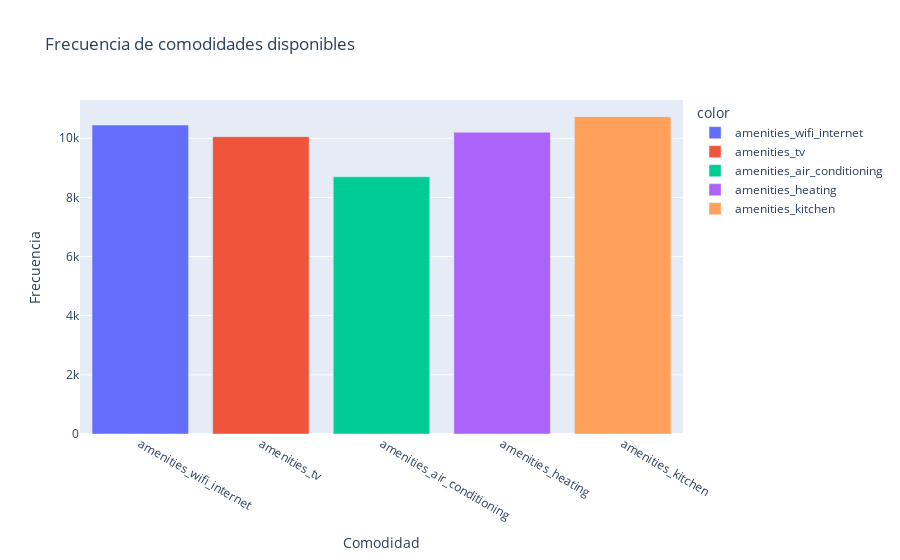

The notebook cell saved with this chart:
### Markdown cell above
### Mergeamos los distintos dataframe para poder graficar

### Code cell
# Contar la cantidad de veces que cada comodidad es True (por ejemplo, 1 significa que la comodidad está presente)
amenities_columns = ['amenities_wifi_internet', 'amenities_tv', 'amenities_air_conditioning', 'amenities_heating', 'amenities_kitchen']
amenities_count = df_property[amenities_columns].sum()

# Crear un gráfico de barras
fig = px.bar(
    x=amenities_count.index,
    y=amenities_count.values,
    labels={'x': 'Comodidad', 'y': 'Frecuencia'},
    title='Frecuencia de comodidades disponibles',
    color=amenities_count.index
)

# Mostrar el gráfico
fig.show()

### Figure 1 — Plotly figure (JSON) as saved in the notebook; plotly's stock layout.template omitted (floating-point values rounded to 4 significant figures)
{"data": [{"alignmentgroup": "True", "hovertemplate": "color=amenities_wifi_internet<br>Comodidad=%{x}<br>Frecuencia=%{y}<extra></extra>", "legendgroup": "amenities_wifi_internet", "marker": {"color": "#636efa", "pattern": {"shape": ""}}, "name": "amenities_wifi_internet", "offsetgroup": "amenities_wifi_internet", "orientation": "v", "showlegend": true, "textposition": "auto", "type": "bar", "x": ["amenities_wifi_internet"], "xaxis": "x", "y": [10447], "yaxis": "y"}, {"alignmentgroup": "True", "hovertemplate": "color=amenities_tv<br>Comodidad=%{x}<br>Frecuencia=%{y}<extra></extra>", "legendgroup": "amenities_tv", "marker": {"color": "#EF553B", "pattern": {"shape": ""}}, "name": "amenities_tv", "offsetgroup": "amenities_tv", "orientation": "v", "showlegend": true, "textposition": "auto", "type": "bar", "x": ["amenities_tv"], "xaxis": "x", "y": [10056], "yaxis": "y"}, {"alignmentgroup": "True", "hovertemplate": "color=amenities_air_conditioning<br>Comodidad=%{x}<br>Frecuencia=%{y}<extra></extra>", "legendgroup": "amenities_air_conditioning", "marker": {"color": "#00cc96", "pattern": {"shape": ""}}, "name": "amenities_air_conditioning", "offsetgroup": "amenities_air_conditioning", "orientation": "v", "showlegend": true, "textposition": "auto", "type": "bar", "x": ["amenities_air_conditioning"], "xaxis": "x", "y": [8698], "yaxis": "y"}, {"alignmentgroup": "True", "hovertemplate": "color=amenities_heating<br>Comodidad=%{x}<br>Frecuencia=%{y}<extra></extra>", "legendgroup": "amenities_heating", "marker": {"color": "#ab63fa", "pattern": {"shape": ""}}, "name": "amenities_heating", "offsetgroup": "amenities_heating", "orientation": "v", "showlegend": true, "textposition": "auto", "type": "bar", "x": ["amenities_heating"], "xaxis": "x", "y": [10206], "yaxis": "y"}, {"alignmentgroup": "True", "hovertemplate": "color=amenities_kitchen<br>Comodidad=%{x}<br>Frecuencia=%{y}<extra></extra>", "legendgroup": "amenities_kitchen", "marker": {"color": "#FFA15A", "pattern": {"shape": ""}}, "name": "amenities_kitchen", "offsetgroup": "amenities_kitchen", "orientation": "v", "showlegend": true, "textposition": "auto", "type": "bar", "x": ["amenities_kitchen"], "xaxis": "x", "y": [10730], "yaxis": "y"}], "layout": {"barmode": "relative", "legend": {"title": {"text": "color"}, "tracegroupgap": 0}, "title": {"text": "Frecuencia de comodidades disponibles"}, "xaxis": {"anchor": "y", "domain": [0, 1], "title": {"text": "Comodidad"}}, "yaxis": {"anchor": "x", "domain": [0, 1], "title": {"text": "Frecuencia"}}}}
